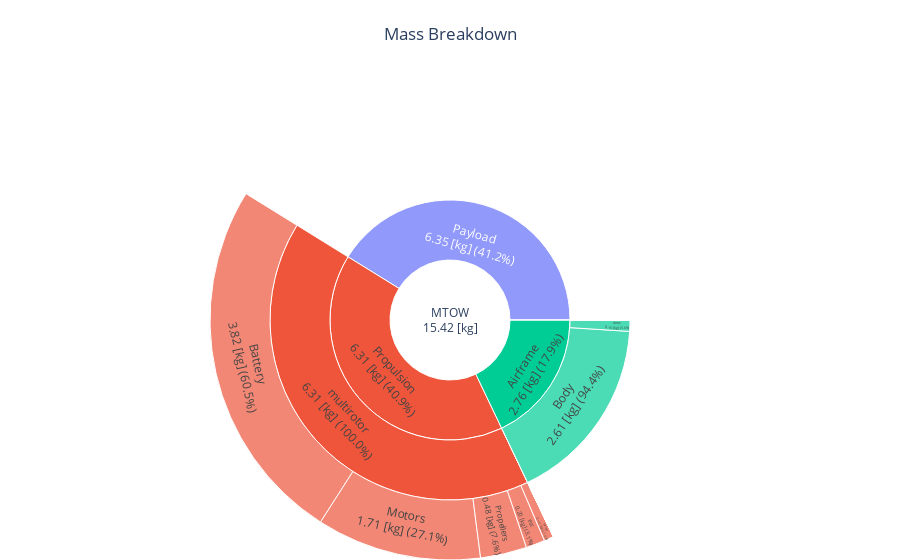

This figure's notebook cell:
### Code cell
fig = mass_breakdown_sun_plot_drone(DJI_M600_OUTPUT_FILE)
fig.show()

### Figure 1 — Plotly figure (JSON) as saved in the notebook; plotly's stock layout.template omitted (floating-point values rounded to 4 significant figures)
{"data": [{"branchvalues": "total", "labels": ["MTOW<br>15.42 [kg]", "Payload<br>6.35 [kg] (41.2%)", "Fuel mission<br>0.00 [kg] (0.0%)", "Propulsion<br>6.31 [kg] (40.9%)", "Airframe<br>2.76 [kg] (17.9%)", "multirotor<br>6.31 [kg] (100.0%)", "Propellers<br>0.48 [kg] (7.6%)", "Motors<br>1.71 [kg] (27.1%)", "Gearboxes<br>0.00 [kg] (0.0%)", "esc<br>0.20 [kg] (3.1%)", "Battery<br>3.82 [kg] (60.5%)", "Wires<br>0.10 [kg] (1.6%)", "fixedwing<br>0.00 [kg] (0.0%)", "Propellers<br>0.00 [kg] (0.0%)", "Motors<br>0.00 [kg] (0.0%)", "Gearboxes<br>0.00 [kg] (0.0%)", "esc<br>0.00 [kg] (0.0%)", "Battery<br>0.00 [kg] (0.0%)", "Wires<br>0.00 [kg] (0.0%)", "Body<br>2.61 [kg] (94.4%)", "Arms<br>0.16 [kg] (5.6%)", "Wing<br>0.00 [kg] (0.0%)", "Fuselage<br>0.00 [kg] (0.0%)", "HTP<br>0.00 [kg] (0.0%)", "VTP<br>0.00 [kg] (0.0%)"], "parents": ["", "MTOW<br>15.42 [kg]", "MTOW<br>15.42 [kg]", "MTOW<br>15.42 [kg]", "MTOW<br>15.42 [kg]", "Propulsion<br>6.31 [kg] (40.9%)", "multirotor<br>6.31 [kg] (100.0%)", "multirotor<br>6.31 [kg] (100.0%)", "multirotor<br>6.31 [kg] (100.0%)", "multirotor<br>6.31 [kg] (100.0%)", "multirotor<br>6.31 [kg] (100.0%)", "multirotor<br>6.31 [kg] (100.0%)", "Propulsion<br>6.31 [kg] (40.9%)", "fixedwing<br>0.00 [kg] (0.0%)", "fixedwing<br>0.00 [kg] (0.0%)", "fixedwing<br>0.00 [kg] (0.0%)", "fixedwing<br>0.00 [kg] (0.0%)", "fixedwing<br>0.00 [kg] (0.0%)", "fixedwing<br>0.00 [kg] (0.0%)", "Airframe<br>2.76 [kg] (17.9%)", "Airframe<br>2.76 [kg] (17.9%)", "Airframe<br>2.76 [kg] (17.9%)", "Airframe<br>2.76 [kg] (17.9%)", "Airframe<br>2.76 [kg] (17.9%)", "Airframe<br>2.76 [kg] (17.9%)"], "type": "sunburst", "values": [15.42, 6.35, 0, 6.31, 2.762, 6.31, 0.4816, 1.713, 0, 0.1975, 3.818, 0.1001, 0, 0, 0, 0, 0, 0, 0, 2.606, 0.156, 0, 0, 0, 0]}], "layout": {"autosize": true, "margin": {"b": 0, "l": 0, "r": 0, "t": 80}, "title": {"text": "Mass Breakdown", "x": 0.5}}}
